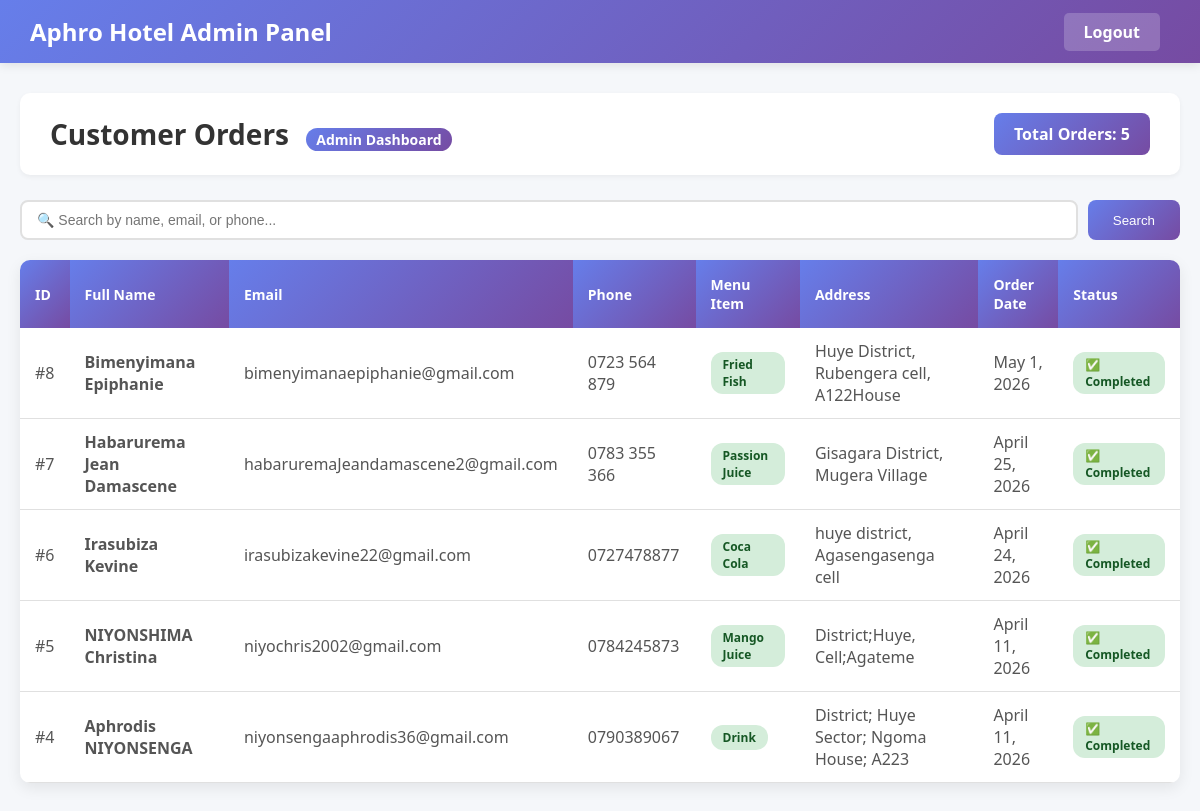
The app's page /hotel-project/view_orders.php (signed in) with its own data.
### tables this page shows
CREATE TABLE IF NOT EXISTS `orders` (
  `id` int NOT NULL AUTO_INCREMENT,
  `fullname` varchar(100) NOT NULL,
  `email` varchar(100) NOT NULL,
  `phone` varchar(20) NOT NULL,
  `menu` varchar(50) NOT NULL,
  `address` text NOT NULL,
  `date` date NOT NULL,
  `created_at` timestamp NULL DEFAULT CURRENT_TIMESTAMP,
  PRIMARY KEY (`id`)
);

### hotel-project/view_orders.php (the view, shortened to what this page needs)
<?php
include 'connect.php';
?>
<!DOCTYPE html>
<html>
<head>
    <link rel="stylesheet" href="css/style.css">
</head>
<body>
<div class="admin-navbar">
    <h2 class="logo"> Aphro Hotel Admin Panel</h2>
    <div class="menu">
        <a href="logout.php"> Logout</a>
    </div>
</div>
<div class="admin-container">
    <div class="page-header">
        <h2>
             Customer Orders
            <span>Admin Dashboard</span>
        </h2>
        <div class="stats">
            <?php
            $count_sql = "SELECT COUNT(*) as total FROM orders";
            $count_result = mysqli_query($conn, $count_sql);
            $count_row = mysqli_fetch_assoc($count_result);
            echo "Total Orders: " . $count_row['total'];
            ?>
        </div>
    </div>
    <div class="search-box">
        <input type="text" id="searchInput" placeholder="🔍 Search by name, email, or phone..." onkeyup="searchOrders()">
        <button onclick="searchOrders()">Search</button>
    </div>
    <div class="orders-table">
        <table id="ordersTable">
            <thead>
                <tr>
                    <th>ID</th>
                    <th>Full Name</th>
                    <th>Email</th>
                    <th>Phone</th>
                    <th>Menu Item</th>
                    <th>Address</th>
                    <th>Order Date</th>
                    <th>Status</th>
                </tr>
            </thead>
            <tbody>
                <?php
                $sql = "SELECT * FROM orders ORDER BY id DESC";
                $result = mysqli_query($conn, $sql);
                if (mysqli_num_rows($result) > 0) {
                    while ($row = mysqli_fetch_assoc($result)) {
                        echo "<tr>
                            <td>#{$row['id']}</td>
                            <td><strong>{$row['fullname']}</strong></td>
                            <td>{$row['email']}</td>
                            <td>{$row['phone']}</td>
                            <td><span class='badge badge-success'>{$row['menu']}</span></td>
                            <td>{$row['address']}</td>
                            <td>" . date('F j, Y', strtotime($row['date'])) . "</td>
                            <td>
                                <span class='badge badge-success'>✅ Completed</span>
                            </td>
                        </tr>";
                    }
                }
                ?>
            </tbody>
        </table>
    </div>
</div>
</body>
</html>

### hotel-project/css/style.css (style rules this page uses)
body { margin: 0; font-family: Arial, sans-serif; background: #f4f4f4; }
.logo { margin: 0; }
.menu a { color: white; margin: 10px; text-decoration: none; font-weight: bold; transition: 0.3s; }

### hotel-project/view_orders.php (style rules this page uses)
body { background: #f5f7fa; font-family: 'Segoe UI', Tahoma, Geneva, Verdana, sans-serif; }
.admin-navbar { background: linear-gradient(135deg, #667eea 0%, #764ba2 100%); padding: 15px 30px; display: flex; justify-content: space-between; align-items: center; box-shadow: 0 2px 10px rgba(0,0,0,0.1); }
.admin-navbar .logo { color: white; margin: 0; font-size: 24px; }
.admin-navbar .menu a { color: white; text-decoration: none; padding: 8px 20px; background: rgba(255,255,255,0.2); border-radius: 5px; transition: all 0.3s ease; }
.admin-container { max-width: 1400px; margin: 30px auto; padding: 0 20px; }
.page-header { background: white; padding: 20px 30px; border-radius: 10px; margin-bottom: 25px; box-shadow: 0 2px 5px rgba(0,0,0,0.05); display: flex; justify-content: space-between; align-items: center; }
.page-header h2 { margin: 0; color: #333; font-size: 28px; }
.page-header h2 span { background: linear-gradient(135deg, #667eea 0%, #764ba2 100%); color: white; padding: 2px 10px; border-radius: 20px; font-size: 14px; margin-left: 10px; }
.stats { background: linear-gradient(135deg, #667eea 0%, #764ba2 100%); color: white; padding: 10px 20px; border-radius: 8px; font-weight: bold; }
.orders-table { background: white; border-radius: 10px; overflow: hidden; box-shadow: 0 5px 15px rgba(0,0,0,0.08); }
.orders-table table { width: 100%; border-collapse: collapse; }
.orders-table th { background: linear-gradient(135deg, #667eea 0%, #764ba2 100%); color: white; padding: 15px; text-align: left; font-weight: 600; font-size: 14px; }
.orders-table td { padding: 12px 15px; border-bottom: 1px solid #e0e0e0; color: #555; }
.badge { display: inline-block; padding: 4px 12px; border-radius: 12px; font-size: 12px; font-weight: 600; }
.badge-success { background: #d4edda; color: #155724; }
.search-box { margin-bottom: 20px; display: flex; gap: 10px; }
.search-box input { flex: 1; padding: 10px 15px; border: 2px solid #e0e0e0; border-radius: 8px; font-size: 14px; }
.search-box button { padding: 10px 25px; background: linear-gradient(135deg, #667eea 0%, #764ba2 100%); color: white; border: none; border-radius: 8px; cursor: pointer; }

### records on screen
orders: id "8", fullname "Bimenyimana Epiphanie", email "bimenyimanaepiphanie@gmail.com", phone "0723 564 879", menu "Fried Fish", address "Huye District, Rubengera cell, A122House", date "May 1, 2026"
orders: id "7", fullname "Habarurema Jean Damascene", email "habaruremaJeandamascene2@gmail.com", phone "0783 355 366", menu "Passion Juice", address "Gisagara District, Mugera Village", date "April 25, 2026"
orders: id "6", fullname "Irasubiza Kevine", email "irasubizakevine22@gmail.com", phone "0727478877", menu "Coca Cola", address "huye district, Agasengasenga cell", date "April 24, 2026"
orders: id "5", fullname "NIYONSHIMA Christina", email "niyochris2002@gmail.com", phone "0784245873", menu "Mango Juice", address "District;Huye, Cell;Agateme", date "April 11, 2026"
orders: id "4", fullname "Aphrodis NIYONSENGA", email "niyonsengaaphrodis36@gmail.com", phone "0790389067", menu "Drink", address "District; Huye Sector; Ngoma House; A223", date "April 11, 2026"

### other values on screen
$count_row['total'] "5"
